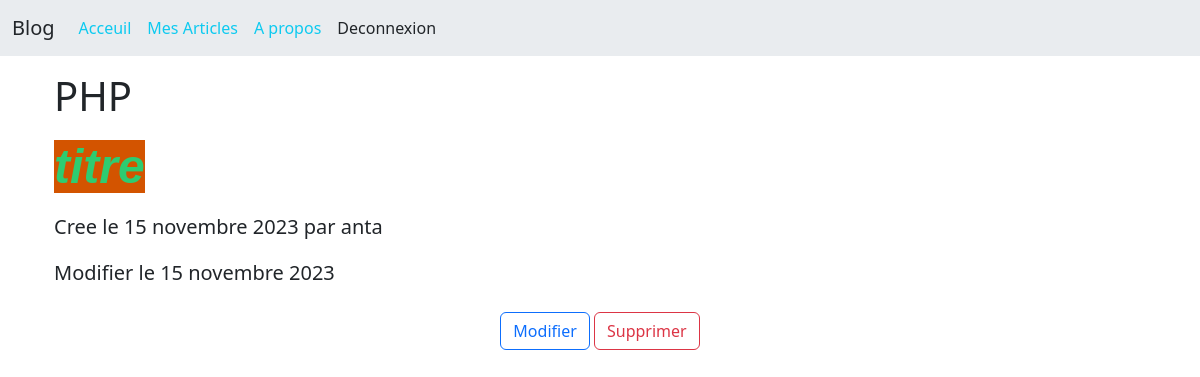
Before: /articles/details/19 (signed in) with the older database file.
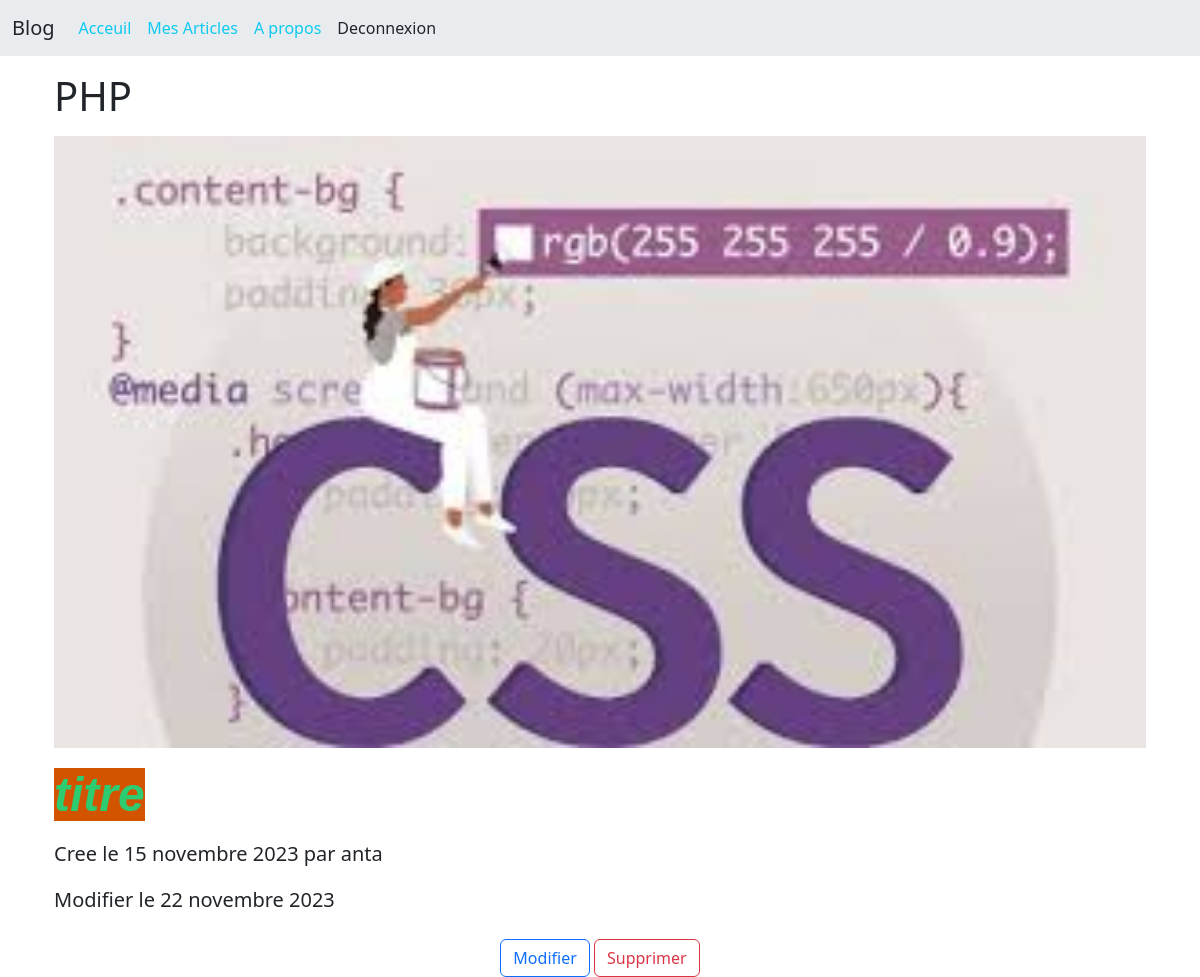
After: the same page with the newer database file.
### articles/models.py (models this page shows, shortened)
class Article (models.Model):
    image = models.ImageField(null=True, blank=True, upload_to='images/')
    title = models.CharField( max_length=150)
    summary = models.CharField( max_length=500)
    content = RichTextField(blank=True)
    author = models.ForeignKey(User, on_delete=models.CASCADE)
    creation_date = models.DateField(auto_now_add=True)
    last_update = models.DateField(auto_now=True)
    archive = models.BooleanField(default=False)
    class Meta:
        ordering = ['-creation_date']

### articles/views.py (the view)
# urls.py: path('articles/details/<int:id>',details_articles, name='details_articles'),
@login_required(login_url='/login/')
def details_articles(request, id):
    article = get_object_or_404(Article, id=id)
    return render(request, 'articles/details_articles.html',{'article':article})

### templates/articles/details_articles.html (shortened to what this page needs)
{% extends "base.html" %}
{% block contenu %}
{% include "partials/details.html" %}
<div class="row">
    <div class="col-md-auto m-auto mt-2">
        <a href="{% url 'edit_articles' article.id %}" class="btn btn-outline-primary">Modifier</a>
        <a href="{% url 'delete_article' article.id %}" class="btn btn-outline-danger">Supprimer</a>
    </div>
</div>
{% endblock contenu %}

### templates/partials/details.html (shortened to what this page needs)
<div class="row  ">
  {% if article  %}
            <div class="jumbotron jumbotron-fluid">
                <div class="container">
                  <p class="lead"><h1> {{article.title}}</h1></p>
                  {% if  article.image%}
                  <img class="card-img-top" src="{{ article.image.url}}" alt="Card image cap">
                  {% endif %}
                  <p class="lead"> {{article.content|safe }}</p>
                  <p class="lead">Cree le {{article.creation_date}} par {{article.author}}</p>
                  <p class="lead">Modifier le {{article.last_update}}</p>
                </div>
              </div>
         </div>
         </div>
    {% else %}
    <p> vide</p>
  {% endif %}

Changed rows visible on the page:
changed Article "titre": image: picture added; last_update "15 novembre 2023" → "22 novembre 2023"
